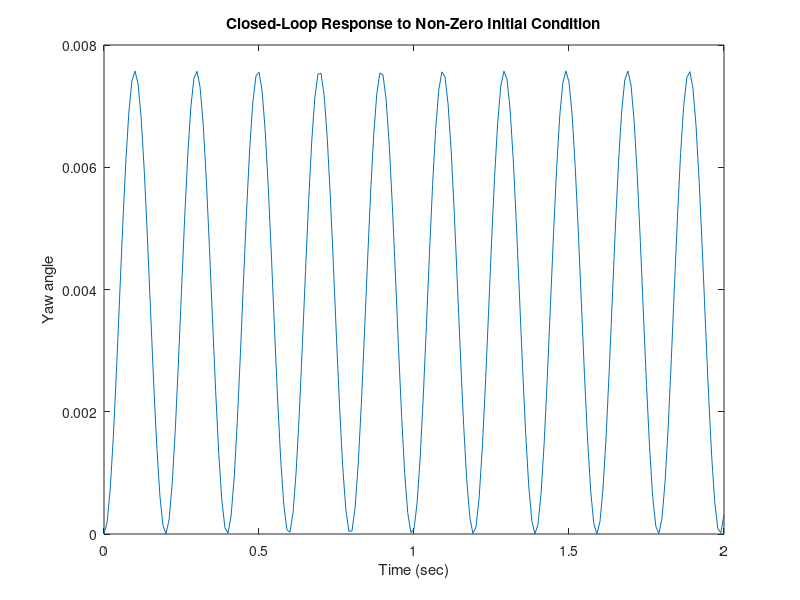

The MATLAB source for this figure:
clc;
clear;
I_x = 0.0196; %kg m^2
I_y = 0.0196;
I_z = 0.0264; %kg m^2
d = 0.25; %m
M = 0.5; %kg
c = 0.1; %(force to moment sclaing factor)
g = -9.81;

A = zeros(6,6);
A(1,4) = 1;
A(2,5) = 1;
A(3,6) = 1;

B = zeros(6,4);
B(4,2) = d/I_x;
B(4,4) = -d/I_x;
B(5,1) = d/I_y;
B(5,3) = -d/I_y;
B(6,1) = -c/I_z;
B(6,2) = c/I_z;
B(6,3) = -c/I_z;
B(6,4) = c/I_z;

C = zeros(3,6);
C(1,1) = 1;
C(2,2) = 1;
C(3,3) = 1;

D = zeros(3,4);

t = 0:0.01:2;
poles = eig(A);
x0 = [0.01;0.02;0;0;0;0];
u = zeros(length(t),4);
u(:,4)=1;
sys = ss(A,B,C,D);
%phi-roll angle
%theta-pitch
%psi-yaw
%{
[y,t,x] = lsim(sys,u,t,x0);
plot(t,y(:,1))
title('Open-Loop Response to Zero Initial Condition')
xlabel('Time (sec)')
ylabel('Roll angle')
%}
P=[-4+3i -4-3i -20 -30 -40 -50];
K=place(A,B,P);
Acl=A-B*K;
syscl=ss(Acl,B,C,D);

[y,t,x] = lsim(syscl,u,t,x0);


plot(t,y(:,3))
title('Closed-Loop Response to Non-Zero Initial Condition')
xlabel('Time (sec)')
ylabel('Yaw angle')


Op=[-40,-41,-42,-43,-44,-45];
L=place(A',C',Op)';


At = [ A-B*K             B*K
       zeros(size(A))    A-L*C ];

Bt = [    B
       zeros(size(B)) ];

Ct = [ C    zeros(size(C)) ];

sys_obs = ss(At,Bt,Ct,0);
x_obs=[x0;x0];
[y_obs,t,x] = lsim(sys_obs,u,t,x_obs);
%{
n = 6;
e = x(:,n+1:end);
x = x(:,1:n);
x_est = x - e;

% Save state variables explicitly to aid in plotting
h = x(:,1); h_dot = x(:,2); i = x(:,3);
h_est = x_est(:,1); h_dot_est = x_est(:,2); i_est = x_est(:,3);

plot(t,x(:,1),'-r',t,x_est(:,1),':r')
xlabel('Time (sec)')
ylabel("Roll")
%}
